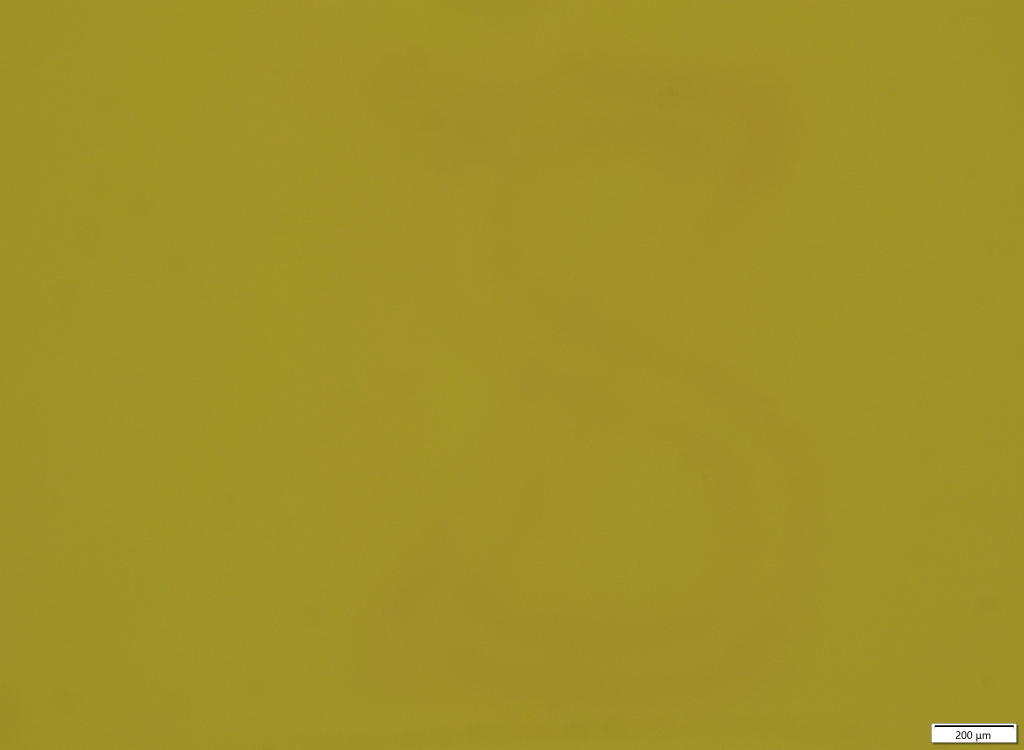
#> input picture data/input/target_images/target_01.jpg, 4096 x 3000 px (shown at 1/4 size)
$ python -i raw_pipeline.py   (imports and definitions only)   (older library calls are emulated)
#> lines starting #> are read from the running program, lines starting #| are printed output that depends on the picture
### src/clean_high_bin.py
from __future__ import annotations

from pathlib import Path

import cv2
import numpy as np
from PIL import Image, ImageDraw


LABELS = ["1", "3", "4", "7"]

HIGH_PARAMS = {
    "gain": 0.52,
    "sig_gain": 0.38,
    "gate_relax": 0.06,
    "length_scale": 1.20,
    "support_sigma": 2.4,
    "crisp": 0.56,
    "bin_q": 85.0,
}


def normalize_percentile(x: np.ndarray, p_low: float = 1.0, p_high: float = 99.5) -> np.ndarray:
    x = np.asarray(x, dtype=np.float32)
    finite = np.isfinite(x)
    if not np.any(finite):
        return np.zeros_like(x, dtype=np.float32)
    lo, hi = np.percentile(x[finite], [p_low, p_high])
    if hi <= lo + 1e-8:
        return np.zeros_like(x, dtype=np.float32)
    return np.clip((x - lo) / (hi - lo), 0, 1).astype(np.float32)


# [4 lines left out: function load_signal, not called in this run]


def display_signal(signal: np.ndarray, gamma: float = 0.54, darkness: float = 0.98) -> np.ndarray:
    signal = normalize_percentile(signal, 1.0, 99.15)
    return np.clip(1.0 - darkness * np.power(np.clip(signal, 0, 1), gamma), 0, 1).astype(np.float32)


def save_gray(image: np.ndarray, path: Path) -> None:
    path.parent.mkdir(parents=True, exist_ok=True)
    Image.fromarray(np.clip(image * 255, 0, 255).astype(np.uint8)).save(path)


def save_binary(image: np.ndarray, path: Path) -> None:
    path.parent.mkdir(parents=True, exist_ok=True)
    Image.fromarray((np.clip(image, 0, 1) * 255).astype(np.uint8)).save(path)


# [116 lines left out: functions local_orientation_closing, remove_dust, binarize_clean_high, clean_high_bin, make_contact_sheet, not called in this run]

### src/raw_pipeline.py
from __future__ import annotations

from pathlib import Path

import cv2
import numpy as np
from PIL import Image

from src.clean_high_bin import LABELS, clean_high_bin, display_signal, normalize_percentile


def load_raw_rgb(path: Path) -> np.ndarray:
    return np.asarray(Image.open(path).convert("RGB"), dtype=np.uint8)


def rgb_dark_signal(rgb: np.ndarray, bg_sigma: float = 80.0) -> np.ndarray:
#> called with bg_sigma = 80
    lab = cv2.cvtColor(rgb, cv2.COLOR_RGB2LAB)
#> lab: shape (3000, 4096, 3); mean of channels 0, 1, 2 154, 121.7, 182.5
    l_chan = lab[:, :, 0].astype(np.float32) / 255.0
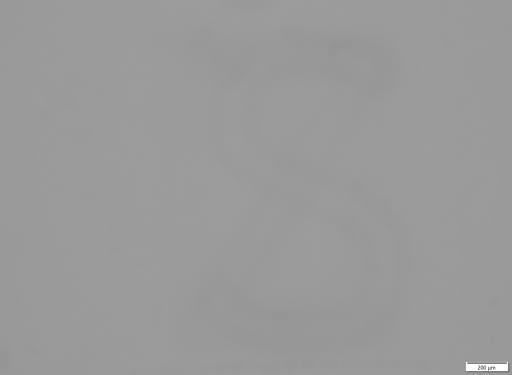
#> l_chan: shape (3000, 4096) float32 (shown at 1/8 size); min 0, max 1, mean 0.604
    g_chan = rgb[:, :, 1].astype(np.float32) / 255.0
    gray = normalize_percentile(0.6 * l_chan + 0.4 * g_chan, 1, 99.5)
#> in normalize_percentile, `lo, hi = np.percentile(x[finite], [p_low, p_high])`: lo = 0.56; hi = 0.628
#> in normalize_percentile, `return np.clip((x - lo) / (hi - lo), 0, 1).astype(np.float32)`:
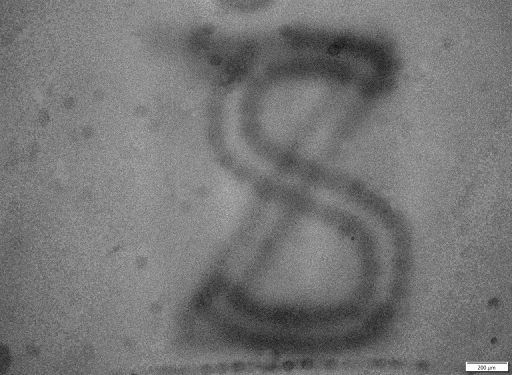
#> returned value: shape (3000, 4096) float32 (shown at 1/8 size); min 0, max 1, mean 0.463
    bg = cv2.GaussianBlur(gray, (0, 0), bg_sigma)
    flat = normalize_percentile(gray / (bg + 1e-4), 1, 99.5)
#> call 2 of normalize_percentile, with p_low = 1, p_high = 99.5
#> in normalize_percentile (call 2), `x = np.asarray(x, dtype=np.float32)`:
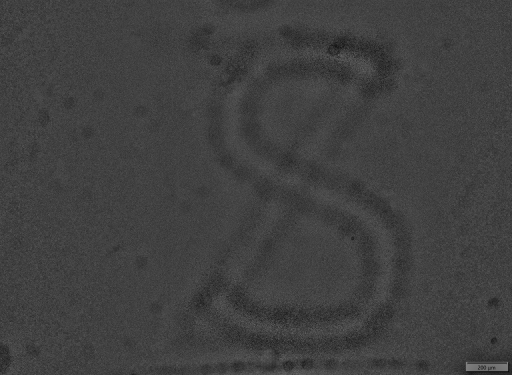
#> x: shape (3000, 4096) float32 (shown at 1/8 size); min 0, max 3.91, mean 0.997; drawn with min black and max white
#> in normalize_percentile (call 2), `lo, hi = np.percentile(x[finite], [p_low, p_high])`: lo = 0; hi = 2.05
#> in normalize_percentile (call 2), `return np.clip((x - lo) / (hi - lo), 0, 1).astype(np.float32)`:
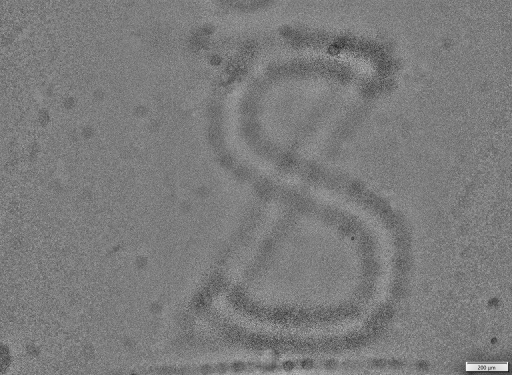
#> returned value: shape (3000, 4096) float32 (shown at 1/8 size); min 0, max 1, mean 0.487
    dark = np.percentile(flat, 99.0) - flat
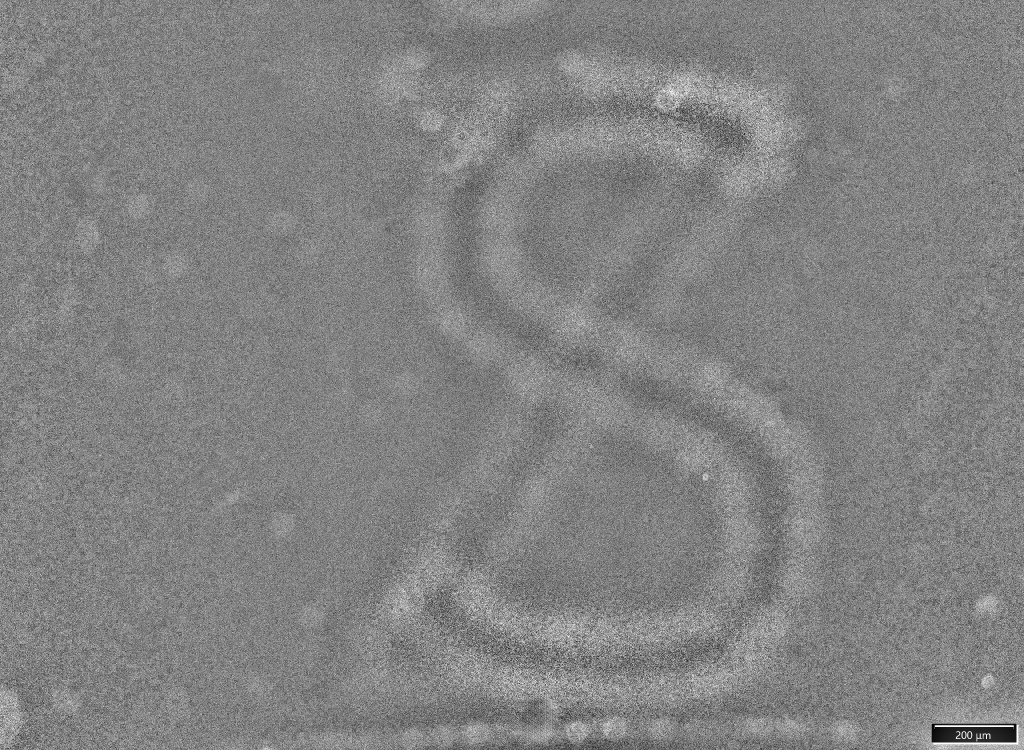
#> dark: shape (3000, 4096) float32 (shown at 1/4 size); min -0.0576, max 0.942, mean 0.456; drawn with min black and max white
    dark = normalize_percentile(np.clip(dark, 0, None), 1, 99.5)
    dark = cv2.medianBlur((dark * 255).astype(np.uint8), 3).astype(np.float32) / 255.0
    return dark.astype(np.float32)


# [101 lines left out: functions blackhat_multiscale, dog_multiscale, enhance_dark, focus_weights, separate_layers, run_raw_pipeline, not called in this run]


def clean_high_bin_stage(paper_clean: np.ndarray, source_hybrid_soft: np.ndarray) -> dict[str, np.ndarray]:
    return clean_high_bin(paper_clean, source_hybrid_soft)


def display_stack(stack: np.ndarray) -> list[np.ndarray]:
    return [display_signal(layer) for layer in stack]

>>> import cv2
>>> picture = cv2.cvtColor(cv2.imread('../data/input/target_images/target_01.jpg'), cv2.COLOR_BGR2RGB)
>>> result = rgb_dark_signal(picture)
